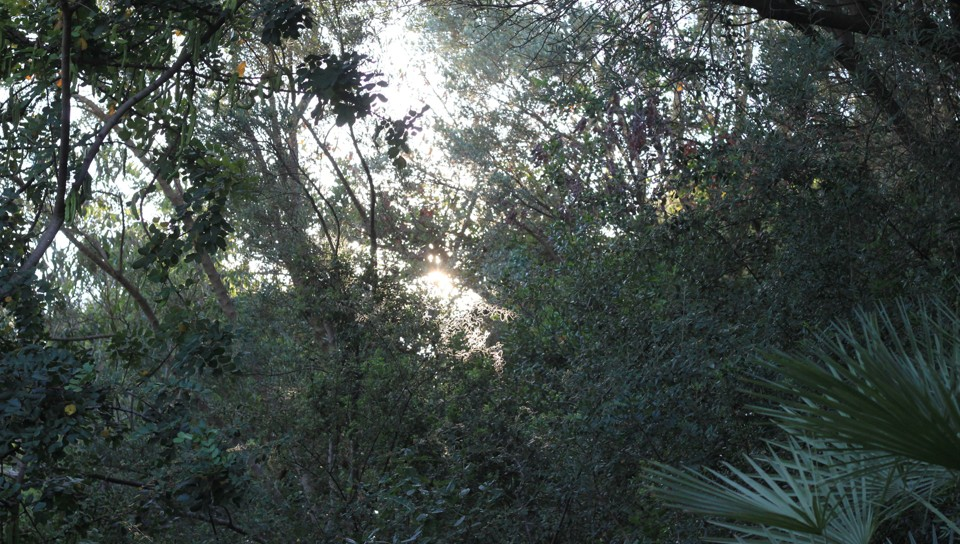
#> input picture assets/background1.jpg, 960 x 544 px; its folder holds 4 pictures in this run
$ python build_thumbnails.py
#> lines starting #> are read from the running program, lines starting #| are printed output that depends on the picture
#!/usr/bin/env python3
"""Bake small gallery previews so Vita never decodes full built-in photos."""
from pathlib import Path
from PIL import Image,ImageOps
root=Path(__file__).resolve().parent.parent
out=root/'assets/thumbs';out.mkdir(exist_ok=True)
for path in sorted(root.joinpath('assets').glob('background*.jpg')):
 image=ImageOps.fit(Image.open(path).convert('RGBA'),(256,144),method=Image.Resampling.LANCZOS)
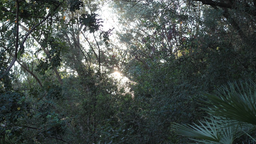
#> image: PIL image 256x144 RGBA; mean R, G, B, A 69.5, 78.3, 74.4, 255
 (out/(path.stem+'.rgba')).write_bytes(image.tobytes())
#> pass 2 of the loop `for path in sorted(root.joinpath('assets').glob('background*.jpg')):`:
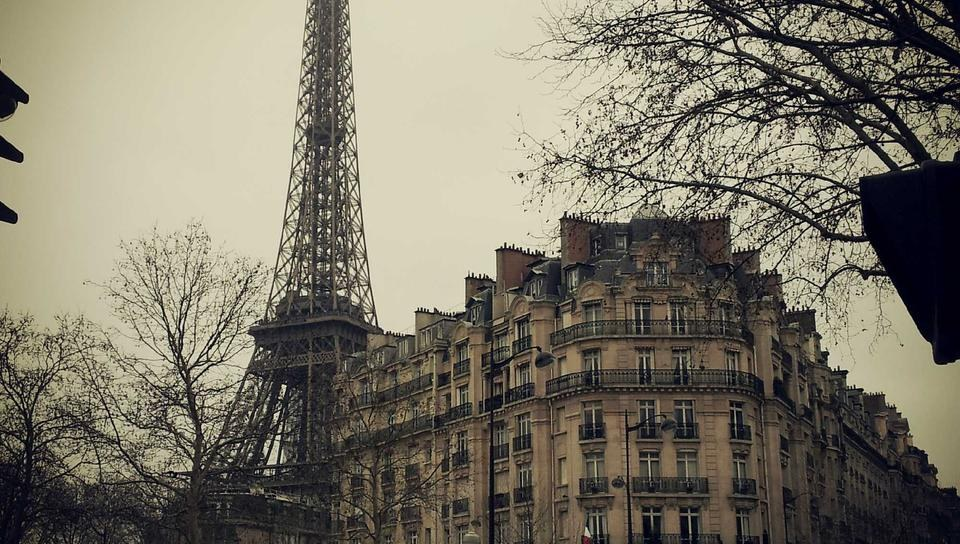
#> input picture assets/background10.jpg, 960 x 544 px
#> `image=ImageOps.fit(Image.open(path).convert('RGBA'),(256,144),method=I..`:
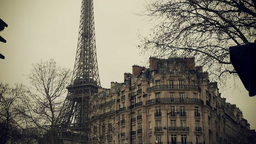
#> image: PIL image 256x144 RGBA; mean R, G, B, A 123.8, 118.9, 104.4, 255
#> pass 3 of the loop `for path in sorted(root.joinpath('assets').glob('background*.jpg')):`:
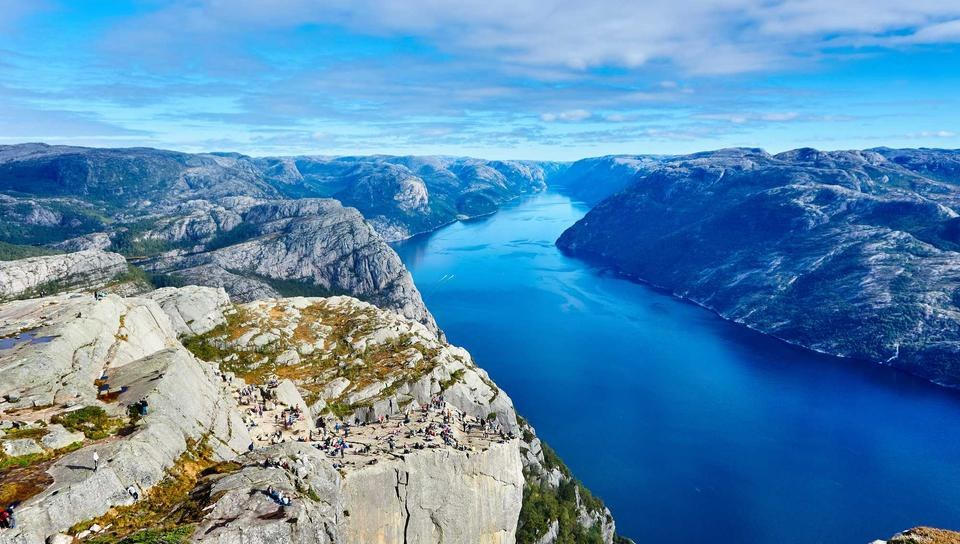
#> input picture assets/background11.jpg, 960 x 544 px
#> `image=ImageOps.fit(Image.open(path).convert('RGBA'),(256,144),method=I..`:
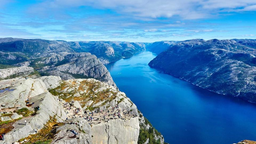
#> image: PIL image 256x144 RGBA; mean R, G, B, A 89, 139.3, 177.7, 255
#> the loop made 4 passes; the first 3 are shown
print('10 gallery thumbnails baked at 256x144 RGBA')
